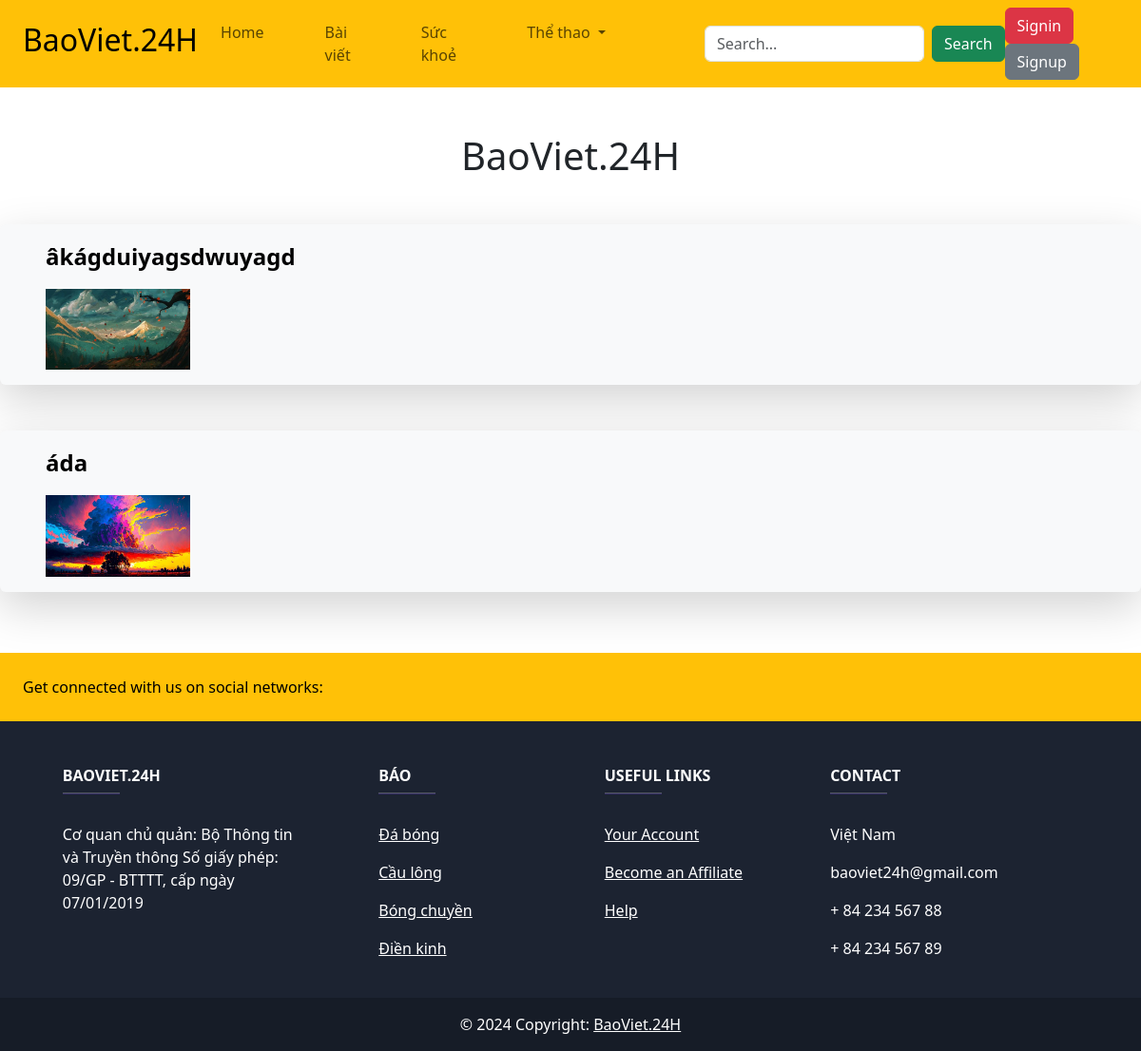
The app's page /, older data.
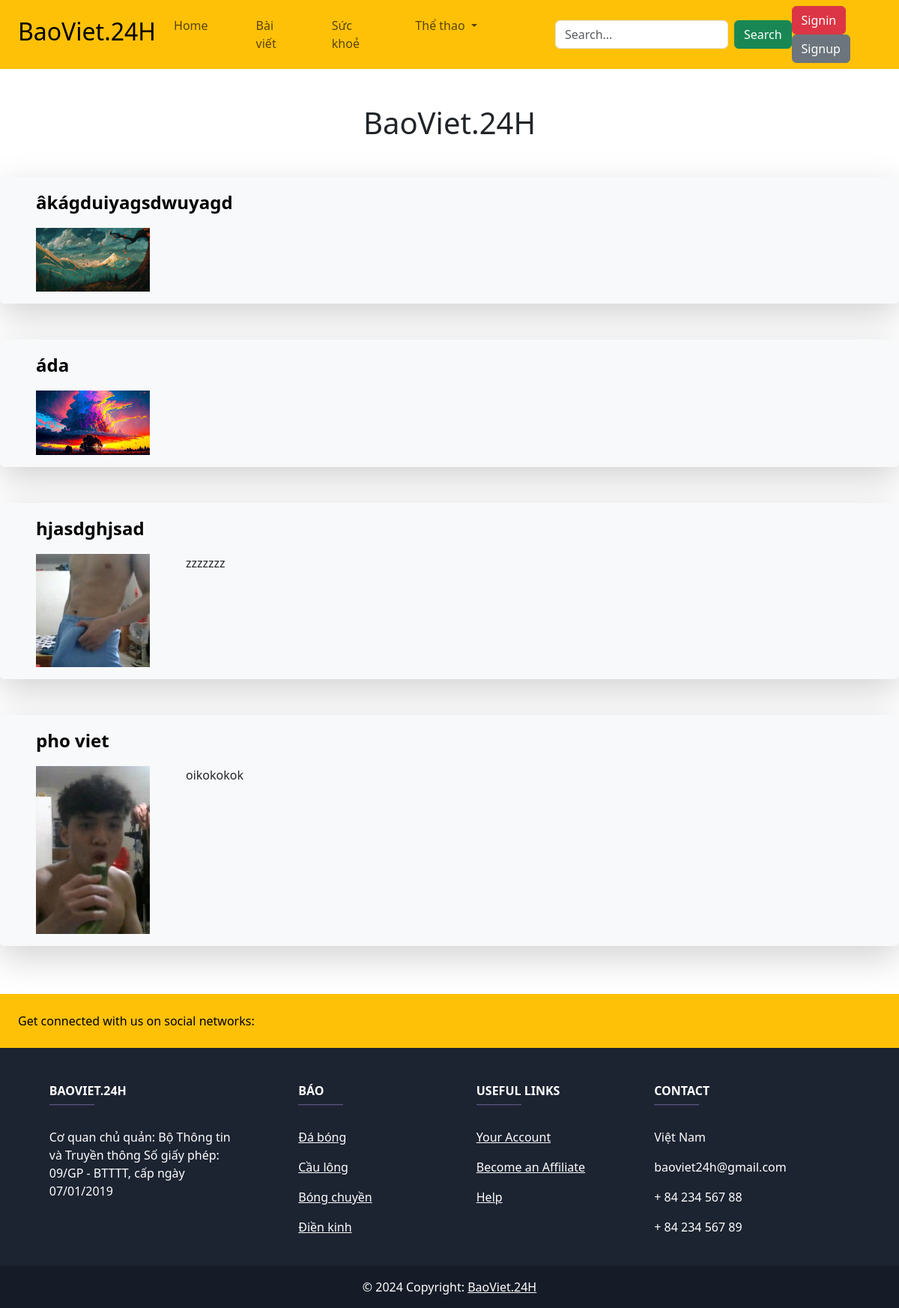
The same page, newer data.
### posts/models.py (models this page shows, shortened)
class Post(models.Model):
    title = models.CharField(max_length=2000)
    content = models.TextField()
    content2 = models.TextField(default='')
    image = models.ImageField(upload_to='images/', blank=True, null=True)
    created_at = models.DateTimeField(auto_now_add=True)
    updated_at = models.DateTimeField(auto_now=True)

### posts/views.py (the view)
# urls.py: path('', post_views.post_list, name='post_list'),
def post_list(request):
    posts = Post.objects.all()
    return render(request, 'posts/post_list.html', {'posts': posts})

### posts/Templates/posts/post_list.html (shortened to what this page needs)
<!DOCTYPE html>
<html>
  <head>
    <link
      rel="stylesheet"
      href="https://cdn.jsdelivr.net/npm/bootstrap@5.3.2/dist/css/bootstrap.min.css"
    />
  </head>
  <body>
    <nav class="navbar navbar-expand-lg navbar-light bg-warning">
      <a class="navbar-brand" href="/">
        <h2 class="ps-4">BaoViet.24H</h2>
      </a>
      <div
        class="collapse navbar-collapse d-flex justify-content-evenly"
        id="navbarTogglerDemo03"
      >
        <ul class="navbar-nav mr-auto mt-2 mt-lg-0">
          <li class="nav-item active pe-5">
            <a class="nav-link" href="/">Home</a>
          </li>
          <li class="nav-item pe-5">
            <a class="nav-link" href="/post">Bài viết</a>
          </li>
          <li class="nav-item pe-5">
            <a class="nav-link" href="/post">Sức khoẻ</a>
          </li>
          <li class="nav-item dropdown pe-5">
            <a
              class="nav-link dropdown-toggle"
              href="#"
              role="button"
              data-bs-toggle="dropdown"
              aria-expanded="false"
            >
              Thể thao
            </a>
          </li>
        </ul>
        <form
          class="form-inline my-2 my-lg-0 d-flex ms-5"
          method="GET"
          action="{% url 'search_view' %}"
        >
          <input
            class="form-control mr-sm-2 me-2"
            type="text"
            placeholder="Search..."
            name="q"
          />
          <button class="btn btn-success my-2 my-sm-0" type="submit">
            Search
          </button>
        </form>
        <div>
          {% if user.is_authenticated %}
          <div class="d-flex">
            <a class="navbar-text pe-3 text-decoration-none" href="#">
              <p class="navbar-text pe-3 pt-3">Welcome, {{ user.username }}</p>
            </a>
            <div>
              <form
                method="POST"
                action="{% url 'logout' %}"
                class="d-flex"
                role="search"
              >
                {% csrf_token %}
                <button class="btn btn-danger mt-3" type="submit">
                  Logout
                </button>
              </form>
            </div>
          </div>
          {% else %}
          <a class="btn btn-danger" href="/login">Signin</a>
          <a class="btn btn-secondary" href="/register">Signup</a>
          {% endif %}
        </div>
      </div>
    </nav>
    <h1 class="text-center mt-5">BaoViet.24H</h1>
    <ul class="d-flex flex-column list-unstyled mt-5">
      {% for post in posts %}
      <li
        class="shadow-lg p-3 mb-5 bg-body-tertiary rounded ps-5 d-flex flex-column"
      >
        <a
          class="link-offset-2 link-underline link-underline-opacity-0 text-black pe-5 fs-4 text fw-semibold pb-3"
          href="{% url 'post_detail' pk=post.pk %}"
          >{{ post.title }}</a
        >
        <div class="d-flex text-break">
          <a href="{% url 'post_detail' pk=post.pk %}">
            {% if post.image %}
            <img
              class="pe-5"
              src="{{ post.image.url }}"
              alt="{{ post.title }}"
              style="max-width: 200px"
            />
            {% endif %}
          </a>
          <div class="pe-5">{{ post.content2 }}</div>
        </div>
      </li>
      {% endfor %}
    </ul>
    <footer
      class="text-center text-lg-start text-white"
      style="background-color: #1c2331"
    >
      <section class="d-flex justify-content-between p-4 bg-warning">
        <div class="me-5">
          <span class="text-black"
            >Get connected with us on social networks:</span
          >
        </div>
        <div>
        </div>
      </section>
      <section class="">
        <div class="container text-center text-md-start mt-5">
          <div class="row mt-3">
            <div class="col-md-3 col-lg-4 col-xl-3 mx-auto mb-4">
              <h6 class="text-uppercase fw-bold">BaoViet.24H</h6>
              <hr
                class="mb-4 mt-0 d-inline-block mx-auto"
                style="width: 60px; background-color: #7c4dff; height: 2px"
              />
              <p>
                Cơ quan chủ quản: Bộ Thông tin và Truyền thông Số giấy phép:
                09/GP - BTTTT, cấp ngày 07/01/2019
              </p>
            </div>
            <div class="col-md-2 col-lg-2 col-xl-2 mx-auto mb-4">
              <h6 class="text-uppercase fw-bold">Báo</h6>
              <hr
                class="mb-4 mt-0 d-inline-block mx-auto"
                style="width: 60px; background-color: #7c4dff; height: 2px"
              />
              <p>
                <a href="#!" class="text-white">Đá bóng</a>
              </p>
              <p>
                <a href="#!" class="text-white">Cầu lông</a>
              </p>
              <p>
                <a href="#!" class="text-white">Bóng chuyền</a>
              </p>
              <p>
                <a href="#!" class="text-white">Điền kinh</a>
              </p>
            </div>
            <div class="col-md-3 col-lg-2 col-xl-2 mx-auto mb-4">
              <h6 class="text-uppercase fw-bold">Useful links</h6>
              <hr
                class="mb-4 mt-0 d-inline-block mx-auto"
                style="width: 60px; background-color: #7c4dff; height: 2px"
              />
              <p>
                <a href="#!" class="text-white">Your Account</a>
              </p>
              <p>
                <a href="#!" class="text-white">Become an Affiliate</a>
              </p>
              <p>
                <a href="#!" class="text-white">Help</a>
              </p>
            </div>
            <div class="col-md-4 col-lg-3 col-xl-3 mx-auto mb-md-0 mb-4">
              <h6 class="text-uppercase fw-bold">Contact</h6>
              <hr
                class="mb-4 mt-0 d-inline-block mx-auto"
                style="width: 60px; background-color: #7c4dff; height: 2px"
              />
              <p> Việt Nam</p>
              <p> baoviet24h@gmail.com</p>
              <p> + 84 234 567 88</p>
              <p> + 84 234 567 89</p>
            </div>
          </div>
        </div>
      </section>
      <div class="text-center p-3" style="background-color: rgba(0, 0, 0, 0.2)">
        © 2024 Copyright:
        <a class="text-white" href="#">BaoViet.24H</a>
      </div>
    </footer>
  </body>
</html>

Row changes from the older to the newer data that the page shows:
added Post: title "hjasdghjsad", image (picture), content2 "zzzzzzz"
added Post: title "pho viet", image (picture), content2 "oikokokok"
